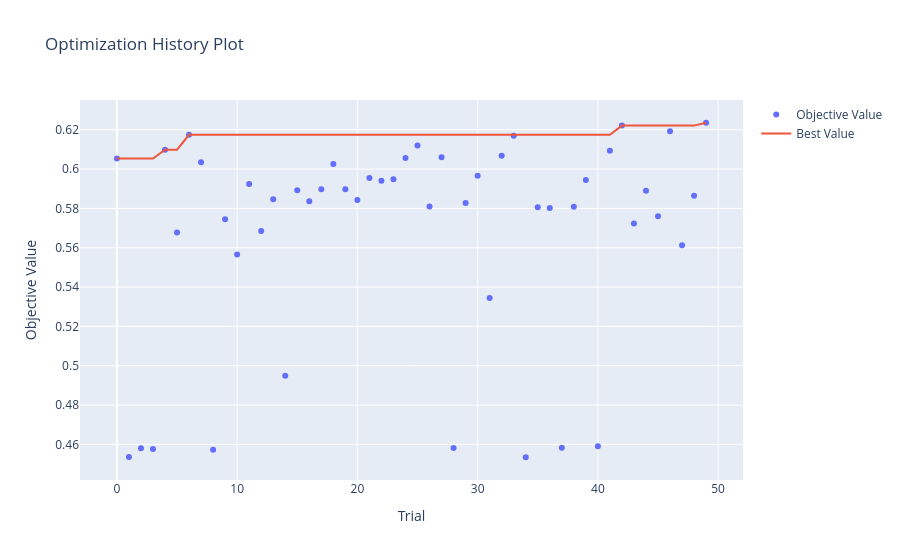
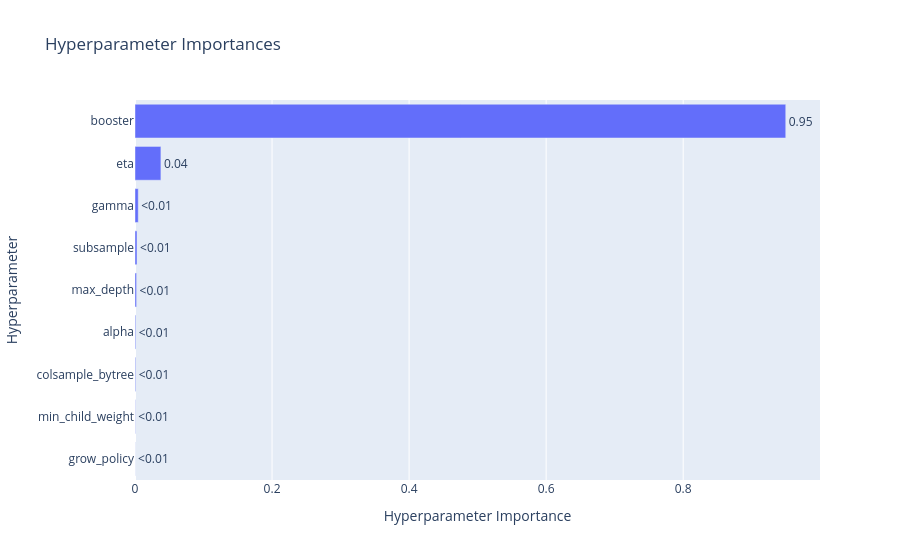

Write notebook code for charts like these, in order.
### Code cell
import optuna
import xgboost as xgb
from xgboost import XGBClassifier
from sklearn.metrics import f1_score

def objective(trial):
    # Create the XGBM Classifier with the suggested hyperparameters
    xgb = XGBClassifier(
        device='cuda',
        objective='multi:softmax',
        num_class=3,
        booster=trial.suggest_categorical('booster', ['gbtree', 'gblinear', 'dart']),
        alpha=trial.suggest_float('alpha', 1e-8, 1.0),
        subsample=trial.suggest_float('subsample', 0.2, 1.0),
        colsample_bytree=trial.suggest_float('colsample_bytree', 0.2, 1.0),
        max_depth=trial.suggest_int('max_depth', 3, 10),
        eta=trial.suggest_float('eta', 0.005, 0.3),
        gamma=trial.suggest_float('gamma', 1e-8, 1.0),
        grow_policy=trial.suggest_categorical('grow_policy', ['depthwise', 'lossguide']),
        min_child_weight=trial.suggest_int('min_child_weight', 1, 10),
        eval_metric='merror',  # Multi-class error for evaluation
        random_state=42,
    )

    # Train the model
    xgb.fit(train[x_cols], train['Type'])

    # Make predictions on the test set
    y_pred = xgb.predict(test[x_cols])

    # Calculate the evaluation metric (accuracy in this case)
    accuracy = f1_score(test['Type'], y_pred, average='macro')
    return accuracy

if __name__ == "__main__":
    # Create a study object and specify the optimization direction
    study = optuna.create_study(direction='maximize')

    # Run the optimization process
    study.optimize(objective, n_trials=50, show_progress_bar=True)  # Number of trials to run

    # Print the best hyperparameters found
    print("Best hyperparameters:", study.best_params)

    # Get the best score achieved
    print("Best accuracy:", study.best_value)

    # Create a model with the best hyperparameters
    best_xgb = xgb.XGBClassifier(**study.best_params, random_state=42)

    # Train the best model on the full training data
    best_xgb.fit(train[x_cols], train['Type'])

    # Evaluate the best model on the test set
    y_pred_best = best_xgb.predict(test[x_cols])
    best_accuracy = f1_score(test['Type'], y_pred_best, average='macro')
    print(f"Accuracy of the best XGBoost model on the test set: {best_accuracy:.4f}")

    # You can also visualize the optimization history and parameter importance
    optuna.visualization.plot_optimization_history(study).show()
    optuna.visualization.plot_param_importances(study).show()

    eval(y_pred_best, test['Type'])

### Figure 1 — Plotly figure (JSON) as saved in the notebook; plotly's stock layout.template omitted (floating-point values rounded to 4 significant figures)
{"data": [{"mode": "markers", "name": "Objective Value", "type": "scatter", "x": [0, 1, 2, 3, 4, 5, 6, 7, 8, 9, 10, 11, 12, 13, 14, 15, 16, 17, 18, 19, 20, 21, 22, 23, 24, 25, 26, 27, 28, 29, 30, 31, 32, 33, 34, 35, 36, 37, 38, 39, 40, 41, 42, 43, 44, 45, 46, 47, 48, 49], "y": [0.6054, 0.4536, 0.458, 0.4577, 0.6099, 0.5678, 0.6174, 0.6035, 0.4574, 0.5744, 0.5566, 0.5924, 0.5685, 0.5846, 0.4949, 0.5892, 0.5836, 0.5898, 0.6026, 0.5897, 0.5842, 0.5954, 0.5941, 0.5948, 0.6056, 0.612, 0.581, 0.6061, 0.4582, 0.5827, 0.5966, 0.5345, 0.6068, 0.6169, 0.4535, 0.5805, 0.5802, 0.4584, 0.5809, 0.5945, 0.4591, 0.6093, 0.6221, 0.5723, 0.589, 0.576, 0.6192, 0.5613, 0.5864, 0.6235]}, {"mode": "lines", "name": "Best Value", "type": "scatter", "x": [0, 1, 2, 3, 4, 5, 6, 7, 8, 9, 10, 11, 12, 13, 14, 15, 16, 17, 18, 19, 20, 21, 22, 23, 24, 25, 26, 27, 28, 29, 30, 31, 32, 33, 34, 35, 36, 37, 38, 39, 40, 41, 42, 43, 44, 45, 46, 47, 48, 49], "y": [0.6054, 0.6054, 0.6054, 0.6054, 0.6099, 0.6099, 0.6174, 0.6174, 0.6174, 0.6174, 0.6174, 0.6174, 0.6174, 0.6174, 0.6174, 0.6174, 0.6174, 0.6174, 0.6174, 0.6174, 0.6174, 0.6174, 0.6174, 0.6174, 0.6174, 0.6174, 0.6174, 0.6174, 0.6174, 0.6174, 0.6174, 0.6174, 0.6174, 0.6174, 0.6174, 0.6174, 0.6174, 0.6174, 0.6174, 0.6174, 0.6174, 0.6174, 0.6221, 0.6221, 0.6221, 0.6221, 0.6221, 0.6221, 0.6221, 0.6235]}, {"marker": {"color": "#cccccc"}, "mode": "markers", "name": "Infeasible Trial", "showlegend": false, "type": "scatter", "x": [], "y": []}], "layout": {"title": {"text": "Optimization History Plot"}, "xaxis": {"title": {"text": "Trial"}}, "yaxis": {"title": {"text": "Objective Value"}}}}

### Figure 2 — Plotly figure (JSON) as saved in the notebook; plotly's stock layout.template omitted (floating-point values rounded to 4 significant figures)
{"data": [{"cliponaxis": false, "hovertemplate": ["grow_policy (CategoricalDistribution): 0.0001404937630502274<extra></extra>", "min_child_weight (IntDistribution): 0.00041077448782160465<extra></extra>", "colsample_bytree (FloatDistribution): 0.0009626480405875705<extra></extra>", "alpha (FloatDistribution): 0.001067307962990592<extra></extra>", "max_depth (IntDistribution): 0.0022947518246742363<extra></extra>", "subsample (FloatDistribution): 0.0029314765189489868<extra></extra>", "gamma (FloatDistribution): 0.004736026537553782<extra></extra>", "eta (FloatDistribution): 0.03780636528803882<extra></extra>", "booster (CategoricalDistribution): 0.9496501555763344<extra></extra>"], "name": "Objective Value", "orientation": "h", "text": ["<0.01", "<0.01", "<0.01", "<0.01", "<0.01", "<0.01", "<0.01", "0.04", "0.95"], "textposition": "outside", "type": "bar", "x": [0.0001405, 0.0004108, 0.0009626, 0.001067, 0.002295, 0.002931, 0.004736, 0.03781, 0.9497], "y": ["grow_policy", "min_child_weight", "colsample_bytree", "alpha", "max_depth", "subsample", "gamma", "eta", "booster"]}], "layout": {"title": {"text": "Hyperparameter Importances"}, "xaxis": {"title": {"text": "Hyperparameter Importance"}}, "yaxis": {"title": {"text": "Hyperparameter"}}}}
